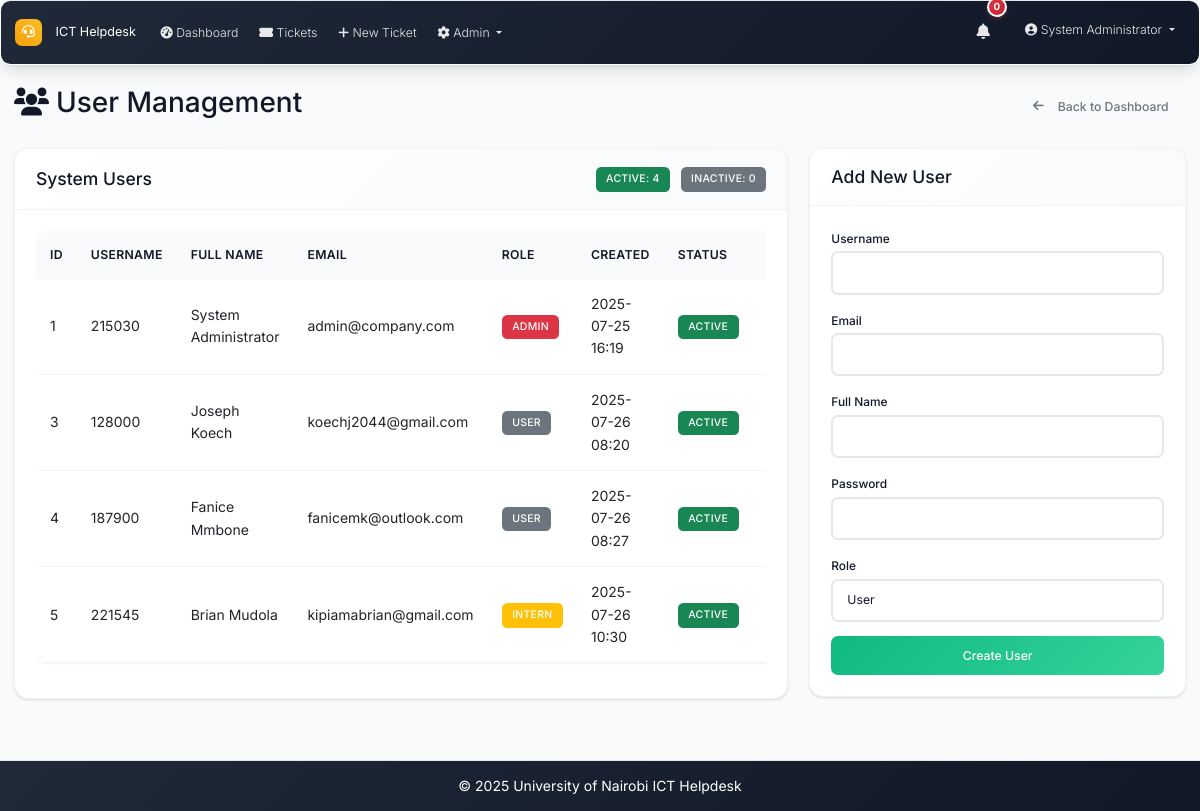
The app's page /admin/users (signed in) with its own data.
### models.py (models this page shows, shortened)
class User(UserMixin, db.Model):
    id = db.Column(db.Integer, primary_key=True)
    username = db.Column(db.String(64), unique=True, nullable=False)
    email = db.Column(db.String(120), unique=True, nullable=False)
    password_hash = db.Column(db.String(256), nullable=False)
    full_name = db.Column(db.String(100), nullable=False)
    role = db.Column(db.String(20), nullable=False, default='user')  # admin, intern, user
    created_at = db.Column(db.DateTime, default=datetime.utcnow)
    is_active = db.Column(db.Boolean, default=True)
    is_verified = db.Column(db.Boolean, default=False)
    verification_token = db.Column(db.String(128), nullable=True)
    phone_number = db.Column(db.String(20), nullable=True)
    is_approved = db.Column(db.Boolean, default=False)
    approved_by_id = db.Column(db.Integer, db.ForeignKey('user.id'), nullable=True)
    approved_at = db.Column(db.DateTime, nullable=True)
    tickets_created = db.relationship('Ticket', foreign_keys='Ticket.created_by_id', backref='creator', lazy='dynamic')
    assigned_tickets = db.relationship('Ticket', secondary='ticket_assignees', back_populates='assignees', lazy='selectin')
    comments = db.relationship('Comment', backref='author', lazy='dynamic')

### routes.py (the view)
@app.route('/admin/users')
@login_required
def user_management():
    if current_user.role != 'admin':
        abort(403)
    users = User.query.all()
    form = UserManagementForm()
    admin_user_form = AdminUserForm()
    status_form = UserStatusForm()
    return render_template('user_management.html', users=users, form=form,
                         admin_user_form=admin_user_form, status_form=status_form)

### forms.py
class UserManagementForm(FlaskForm):
    user_id = IntegerField('User ID', validators=[DataRequired()])
    new_password = PasswordField('New Password', validators=[DataRequired(), Length(min=6)])
    confirm_password = PasswordField('Confirm Password', validators=[DataRequired(), EqualTo('new_password')])
    submit = SubmitField('Update Password')

class AdminUserForm(FlaskForm):
    username = StringField('Username', validators=[DataRequired(), Length(min=4, max=20)])
    email = StringField('Email', validators=[DataRequired(), Email()])
    full_name = StringField('Full Name', validators=[DataRequired(), Length(max=100)])
    password = PasswordField('Password', validators=[DataRequired(), Length(min=6)])
    role = SelectField('Role', choices=[('user', 'User'), ('intern', 'Intern'), ('admin', 'Admin')], default='user')
    submit = SubmitField('Create User')

### app.py (called while the page is built)
@login_manager.user_loader
def load_user(user_id):
    from models import User
    return User.query.get(int(user_id))

@app.context_processor
def inject_now():
    return {'now': datetime.utcnow}

### routes.py (called while the page is built)
@app.context_processor
def inject_datetime():
    return dict(datetime=datetime)

### utils.py (called while the page is built)
def format_datetime(dt):
    if not dt:
        return 'N/A'
    return dt.strftime('%Y-%m-%d %H:%M')

### templates/user_management.html (shortened to what this page needs)
{% extends "base.html" %}
{% block content %}
<div class="d-flex justify-content-between align-items-center mb-4">
    <h2><i class="fas fa-users me-2"></i>User Management</h2>
    <a href="{{ url_for('admin_dashboard') }}" class="btn btn-outline-secondary">
        <i class="fas fa-arrow-left me-2"></i>Back to Dashboard
    </a>
</div>
<div class="row">
    <div class="col-md-8">
        <div class="card">
            <div class="card-header d-flex justify-content-between align-items-center">
                <h5 class="mb-0">System Users</h5>
                <div>
                    <span class="badge bg-success me-2">Active: {{ users|selectattr('is_active')|list|length }}</span>
                    <span class="badge bg-secondary">Inactive: {{ users|rejectattr('is_active')|list|length }}</span>
                </div>
            </div>
            <div class="card-body">
                <div class="table-responsive">
                    <table class="table table-hover">
                        <thead>
                            <tr>
                                <th>ID</th>
                                <th>Username</th>
                                <th>Full Name</th>
                                <th>Email</th>
                                <th>Role</th>
                                <th>Created</th>
                                <th>Status</th>
                                <th>Actions</th>
                            </tr>
                        </thead>
                        <tbody>
                            {% for user in users %}
                            <tr>
                                <td>{{ user.id }}</td>
                                <td>{{ user.username }}</td>
                                <td>{{ user.full_name }}</td>
                                <td>{{ user.email }}</td>
                                <td>
                                    <span class="badge bg-{{ 'danger' if user.role == 'admin' else 'warning' if user.role == 'intern' else 'secondary' }}">
                                        {{ user.role.title() }}
                                    </span>
                                </td>
                                <td>{{ user.created_at|format_datetime }}</td>
                                <td>
                                    <span class="badge bg-{{ 'success' if user.is_active else 'secondary' }}">
                                        {{ 'Active' if user.is_active else 'Inactive' }}
                                    </span>
                                </td>
                                <td>
                                </td>
                            </tr>
                            {% endfor %}
                        </tbody>
                    </table>
                </div>
            </div>
        </div>
    </div>
    <div class="col-md-4">
        <div class="card mb-4">
            <div class="card-header">
                <h5 class="mb-0">Add New User</h5>
            </div>
            <div class="card-body">
                <form method="POST" action="{{ url_for('create_user') }}">
                    <div class="mb-3">
                        {{ admin_user_form.username.label(class="form-label") }}
                        {{ admin_user_form.username(class="form-control") }}
                    </div>
                    <div class="mb-3">
                        {{ admin_user_form.email.label(class="form-label") }}
                        {{ admin_user_form.email(class="form-control") }}
                    </div>
                    <div class="mb-3">
                        {{ admin_user_form.full_name.label(class="form-label") }}
                        {{ admin_user_form.full_name(class="form-control") }}
                    </div>
                    <div class="mb-3">
                        {{ admin_user_form.password.label(class="form-label") }}
                        {{ admin_user_form.password(class="form-control") }}
                    </div>
                    <div class="mb-3">
                        {{ admin_user_form.role.label(class="form-label") }}
                        {{ admin_user_form.role(class="form-control") }}
                    </div>
                    <div class="d-grid">
                        {{ admin_user_form.submit(class="btn btn-success") }}
                    </div>
                </form>
            </div>
        </div>
    </div>
</div>
{% endblock %}

### templates/base.html (shortened to what this page needs)
<!DOCTYPE html>
<html lang="en">
<head>
    <link href="https://cdn.jsdelivr.net/npm/bootstrap@5.3.0/dist/css/bootstrap.min.css" rel="stylesheet">
    <link href="https://cdnjs.cloudflare.com/ajax/libs/font-awesome/6.0.0/css/all.min.css" rel="stylesheet">
    <link href="{{ url_for('static', filename='css/custom.css') }}" rel="stylesheet">
</head>
<body>
    <nav class="navbar navbar-expand-lg navbar-dark footer-sky">
        <div class="container-fluid px-3">
            <a class="navbar-brand" href="{{ url_for('index') }}">
                <i class="fas fa-headset me-2"></i>ICT Helpdesk
            </a>
            <div class="collapse navbar-collapse" id="navbarNav">
                <ul class="navbar-nav me-auto mb-2 mb-lg-0">
                    {% if current_user.is_authenticated %}
                    <li class="nav-item">
                        <a class="nav-link" href="{{ url_for('dashboard') }}">
                            <i class="fas fa-tachometer-alt me-1"></i>Dashboard
                        </a>
                    </li>
                    <li class="nav-item">
                        <a class="nav-link" href="{{ url_for('tickets_list') }}">
                            <i class="fas fa-ticket-alt me-1"></i>Tickets
                        </a>
                    </li>
                    <li class="nav-item">
                        <a class="nav-link" href="{{ url_for('new_ticket') }}">
                            <i class="fas fa-plus me-1"></i>New Ticket
                        </a>
                    </li>
                    {% if current_user.role == 'admin' %}
                    <li class="nav-item dropdown">
                        <a class="nav-link dropdown-toggle" href="#" role="button" data-bs-toggle="dropdown" aria-expanded="false">
                            <i class="fas fa-cog me-1"></i>Admin
                        </a>
                    </li>
                    {% endif %}
                    {% endif %}
                </ul>
                <ul class="navbar-nav ms-auto mb-2 mb-lg-0">
                    {% if current_user.is_authenticated %}
                    <li class="nav-item dropdown me-3">
                        <a class="nav-link position-relative" href="#" id="notificationsDropdown" role="button"
                           data-bs-toggle="dropdown" aria-expanded="false">
                            <i class="fas fa-bell"></i>
                            <span id="notification-badge" class="position-absolute top-0 start-100 translate-middle badge rounded-pill bg-danger" style="display: none;">
                                0
                            </span>
                        </a>
                    </li>
                    <li class="nav-item dropdown">
                        <a class="nav-link dropdown-toggle" href="#" id="navbarDropdown" role="button" data-bs-toggle="dropdown" aria-expanded="false">
                            <i class="fas fa-user-circle me-1"></i>{{ current_user.full_name }}
                        </a>
                    </li>
                    {% endif %}
                </ul>
            </div>
        </div>
    </nav>
    <main class="container-fluid my-4 px-3">
        {% block content %}{% endblock %}
    </main>
    <footer class="footer-sky py-3 mt-5">
        <div class="container text-center">
            <span>&copy; {{ datetime.utcnow().year }} University of Nairobi ICT Helpdesk</span>
        </div>
    </footer>
</body>
</html>

### records on screen
User: full_name "System Administrator", id "1", username "215030", email "admin@company.com", role "ADMIN", created_at "2025-07-25 16:19", is_active "ACTIVE"
User: id "3", username "128000", full_name "Joseph Koech", email "koechj2044@gmail.com", role "USER", created_at "2025-07-26 08:20", is_active "ACTIVE"
User: id "4", username "187900", full_name "Fanice Mmbone", email "fanicemk@outlook.com", role "USER", created_at "2025-07-26 08:27", is_active "ACTIVE"
User: id "5", username "221545", full_name "Brian Mudola", email "kipiamabrian@gmail.com", role "INTERN", created_at "2025-07-26 10:30", is_active "ACTIVE"

### other values on screen
{{ users|selectattr('is_active')|list|length }} "4"
{{ users|rejectattr('is_active')|list|length }} "0"
{{ admin_user_form.username.label(class="form-label") }} "Username"
{{ admin_user_form.email.label(class="form-label") }} "Email"
{{ admin_user_form.full_name.label(class="form-label") }} "Full Name"
{{ admin_user_form.password.label(class="form-label") }} "Password"
{{ admin_user_form.role.label(class="form-label") }} "Role"
